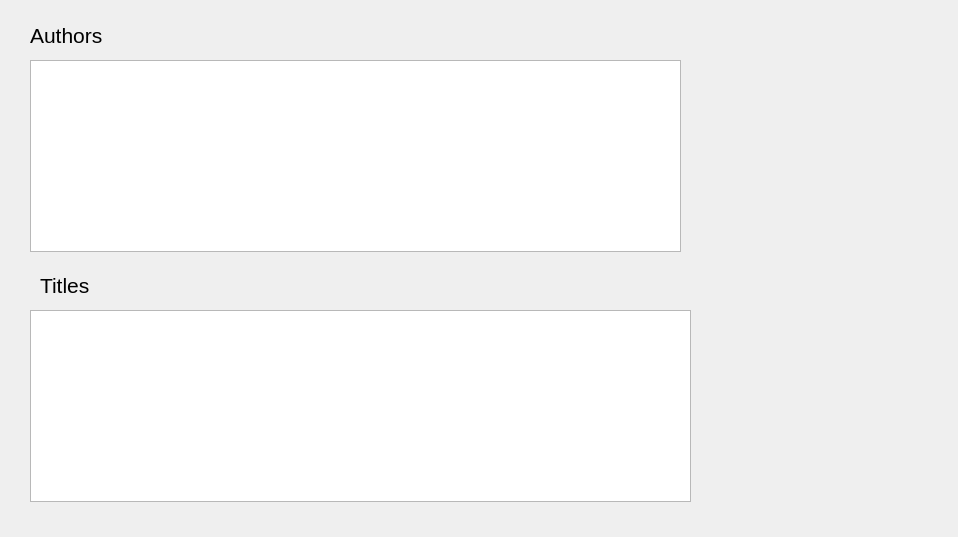
<?xml version="1.0" encoding="UTF-8"?>
<ui version="4.0">
 <class>Form</class>
 <widget class="QWidget" name="Form">
  <property name="geometry">
   <rect>
    <x>0</x>
    <y>0</y>
    <width>958</width>
    <height>537</height>
   </rect>
  </property>
  <property name="windowTitle">
   <string>Authors</string>
  </property>
  <widget class="QListWidget" name="lstAuthors">
   <property name="geometry">
    <rect>
     <x>30</x>
     <y>60</y>
     <width>651</width>
     <height>192</height>
    </rect>
   </property>
   <property name="font">
    <font>
     <pointsize>12</pointsize>
    </font>
   </property>
  </widget>
  <widget class="QLabel" name="lblAuthors">
   <property name="geometry">
    <rect>
     <x>30</x>
     <y>20</y>
     <width>91</width>
     <height>31</height>
    </rect>
   </property>
   <property name="font">
    <font>
     <pointsize>16</pointsize>
    </font>
   </property>
   <property name="text">
    <string>Authors</string>
   </property>
  </widget>
  <widget class="QListWidget" name="lstTitles">
   <property name="geometry">
    <rect>
     <x>30</x>
     <y>310</y>
     <width>661</width>
     <height>192</height>
    </rect>
   </property>
   <property name="font">
    <font>
     <pointsize>12</pointsize>
    </font>
   </property>
  </widget>
  <widget class="QLabel" name="lblTitles">
   <property name="geometry">
    <rect>
     <x>40</x>
     <y>270</y>
     <width>91</width>
     <height>31</height>
    </rect>
   </property>
   <property name="font">
    <font>
     <pointsize>16</pointsize>
    </font>
   </property>
   <property name="text">
    <string>Titles</string>
   </property>
  </widget>
 </widget>
 <resources/>
 <connections/>
</ui>
